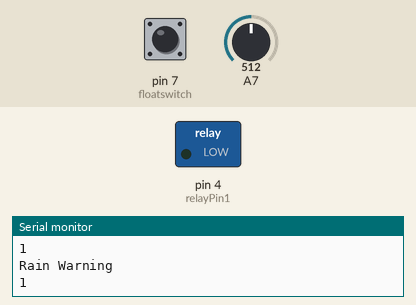
Recording of a sketch running on a simulated Arduino Nano, built with avr-gcc and run on an emulated ATmega328P. Shown: switched loads named in the sketch (green lamp = pin HIGH), the last lines printed to the serial monitor. Inputs (shaded band) come from the test bench; at power-on: pin 7 (floatswitch) HIGH, A7 = 512.

Above: at 18.0 s.
18.1 s: pin 7 (floatswitch) pulled LOW for 3 s
At 20.8 s:
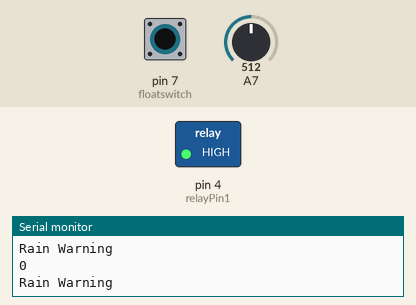
28.1 s: A7 set to 716
42.1 s: A7 set to 306
Timing chart, 0 to 45.1 s (numbered marks = the images above; inputs shaded):
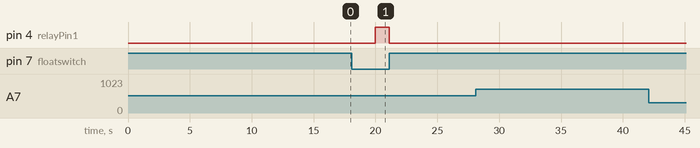

Measured:
- after the input at 18.1 s, pin 4 (relayPin1): LOW → HIGH after 1.9 s, → LOW 1.1 s later

The sketch:

bf_relaycontrol.ino
```cpp
const int relayPin1 = 4; //the base of the transistor attach to
int floatswitch = 7;

// lowest and highest sensor readings:
const int sensorMin = 0;     // sensor minimum
const int sensorMax = 1024;  // sensor maximum

void setup() {
pinMode(floatswitch,INPUT_PULLUP);
pinMode(relayPin1, OUTPUT);
Serial.begin(9600);

}

void loop() {
 int x = digitalRead(floatswitch);
 Serial.println(x);
 if(x>0.5)
 {
 digitalWrite(relayPin1, LOW);
 delay(10000);
 }
 else
 {
  digitalWrite(relayPin1, HIGH);
 }

 // read the sensor on analog AX:
  int sensorReading = analogRead(A7);
  // map the sensor range (four options):
  // ex: 'long int map(long int, long int, long int, long int, long int)'
  int range = map(sensorReading, sensorMin, sensorMax, 0, 3);

  // range value:
  switch (range) {
 case 0:    // Sensor getting wet
    Serial.println("Flood");
    break;
 case 1:    // Sensor getting wet
    Serial.println("Rain Warning");
    break;
 case 2:    // Sensor dry - To shut this up delete the " Serial.println("Not Raining"); " below.
    Serial.println("Not Raining");
    break;
  }
  delay(1);  // delay between reads
}
```
